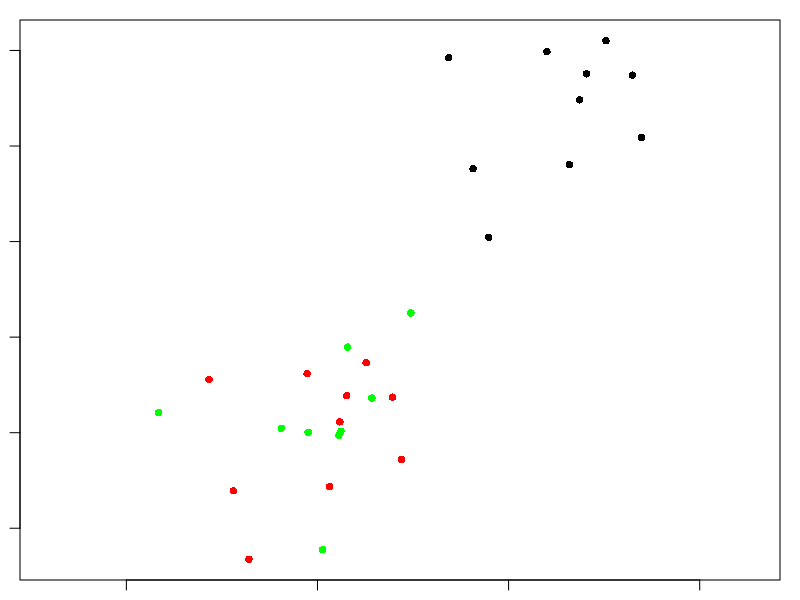

Source code (R):
n <- 5; d <- 5
one <- matrix(1, ncol = 1, nrow = n)

decomp <- base::qr(one)
Q <- base::qr.Q(decomp, complete=TRUE)

set.seed(10)
mat <- matrix(rnorm(n*d), n, d)
z <- Q%*%mat

mat[2,]%*%mat[2,] - z[2,]%*%z[2,]
mat[3,]%*%mat[3,] - z[3,]%*%z[3,]
mat[2,]%*%mat[3,] - z[2,]%*%z[3,]

l2norm <- function(x){sqrt(sum(x^2))}
l2norm(mat[2,]-mat[3,])
l2norm(z[2,]-z[3,])

mat %*% t(mat)
mat[2,]%*%mat[2,]
Q[2,]%*%t(Q[2,])

trace <- function(mat){sum(diag(mat))}
P = Q[2,]%*%t(Q[2,])
D = mat%*%t(mat)
trace(P%*%D)
z[2,]%*%z[2,]

Q[2,]-Q[3,]

##################
#reparameterizing Q
project_out <- function(vec1, vec2){
  d <- length(vec1)
  vec2 <- (diag(d) - vec1%*%t(vec1))%*%vec2
  vec2/l2norm(vec2)
}

project_out_many <- function(list_vec, vec2){
  k <- length(list_vec)
  for(i in 1:k){
    vec2 <- project_out(list_vec[[i]], vec2)
  }

  vec2
}

reparameterize_basis <- function(mat){
  d <- nrow(mat)
  one <- rep(1, d)
  list_vec <- vector("list", 1); list_vec[[1]] <- one/l2norm(one)
  for(i in 1:(d-1)){
    vec2 <- project_out_many(list_vec, mat[,i])
    list_vec[[i+1]] <- vec2
  }

  do.call(cbind, list_vec)
}

check_valid_q <- function(mat, tol = 1e-6){
  d <- nrow(mat)
  one <- matrix(1, ncol = 1, nrow = d)
  r <- c(l2norm(one), rep(0, d-1))
  tmp <- mat %*% r

  stopifnot(sum(abs(tmp - one)) <= tol)
  stopifnot(sum(abs(mat%*%t(mat) - diag(d))) <= tol)
  stopifnot(sum(abs(t(mat)%*%mat - diag(d))) <= tol)

  TRUE
}

set.seed(40)
mat <- matrix(rnorm(100),10,10)
mat <- eigen(mat%*%t(mat))$vectors
mat <- reparameterize_basis(mat)
#mat%*%t(mat) #for checking
Q <- mat
check_valid_q(Q)

set.seed(10); n <- 10
x <- cbind(rnorm(n, mean = 3), rnorm(n, mean = 3))
x1 <- scale(x, center = T, scale = F)
Q <- Q[,2:ncol(Q),drop = F]
x2 <- t(Q)%*%x

xlim <- c(min(x[,1], x1[,1], x2[,1]), max(x[,1], x1[,1], x2[,1]))
ylim <- c(min(x[,2], x1[,2], x2[,2]), max(x[,2], x1[,2], x2[,2]))

par(mar = rep(1,4)); plot(x, xlim = xlim, ylim = ylim, pch = 16, asp = T)
points(x1, pch = 16, col = "red"); points(x2, pch = 16, col = "green")

